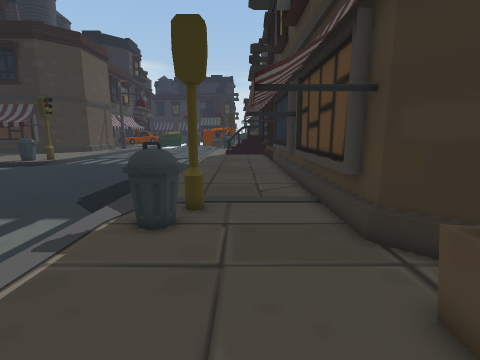
View 1 (above)

17 first-person views from a walk through a 3-D level made in the Unity game engine. The camera is 1.4 m above the floor, tilts 10° down and sees 85° across. The floor is counted in squares, 0.5 m on a side. Each view is taken from the middle of a square. On the plan, view 1 faces up. The plan holds only what a view shows up to about 19 squares ahead; the rest is blank. The place goes on beyond the plan. The player is left out. Some surface patterns are stand-ins.

View 2
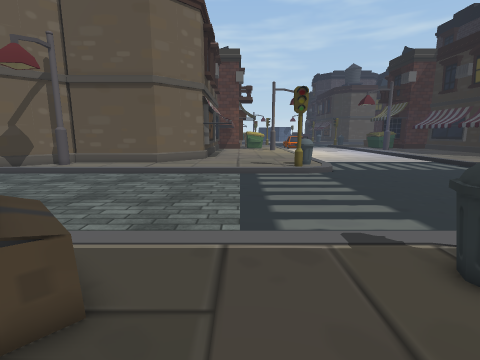

View 3
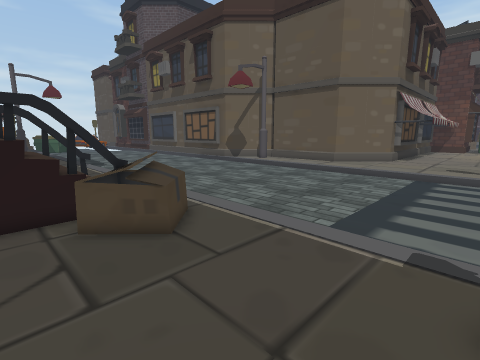

View 4
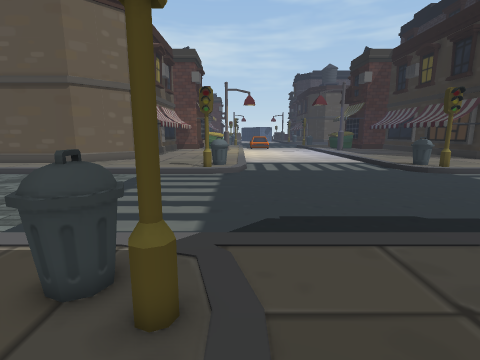

View 5
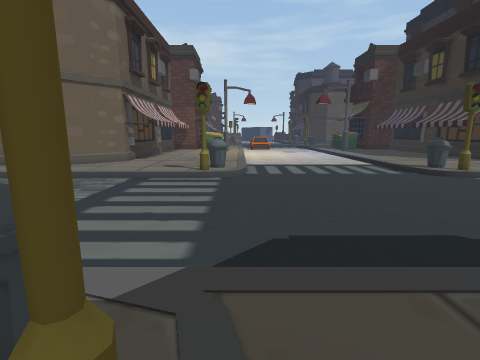

View 6
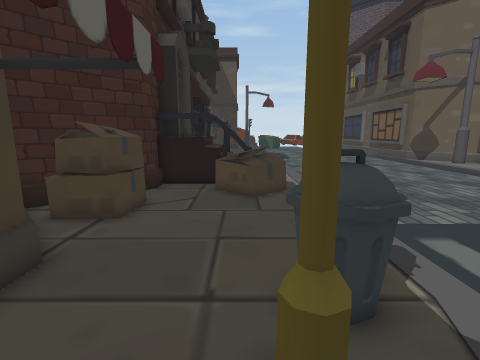

View 7
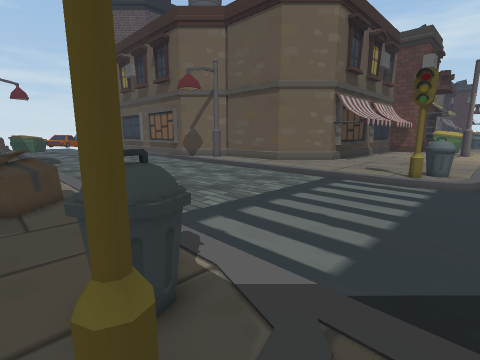

View 8
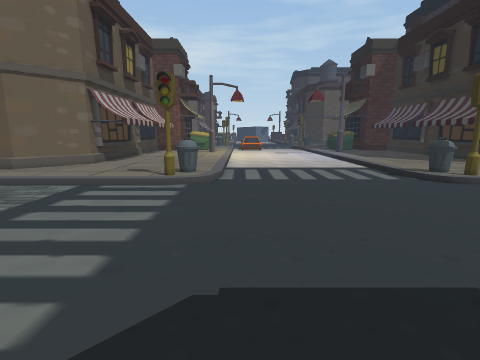

View 9
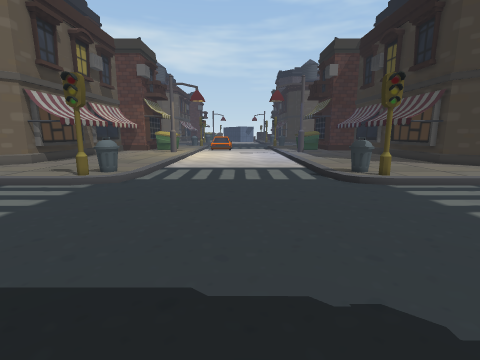

View 10
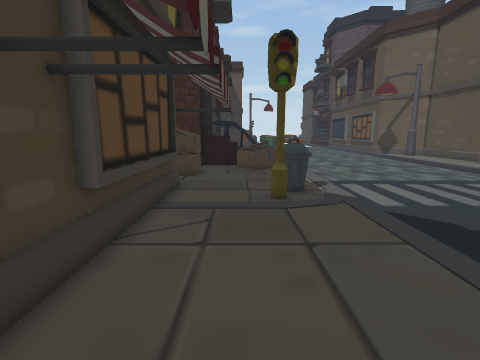

View 11
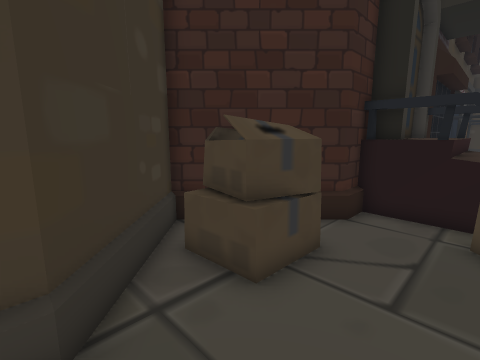

View 12
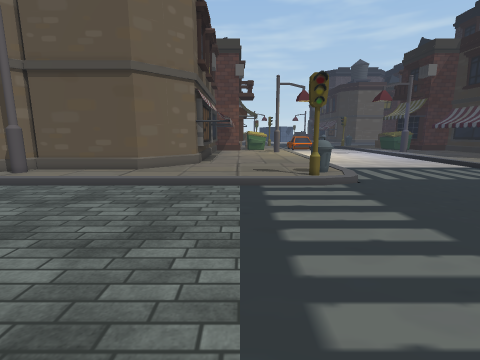

View 13
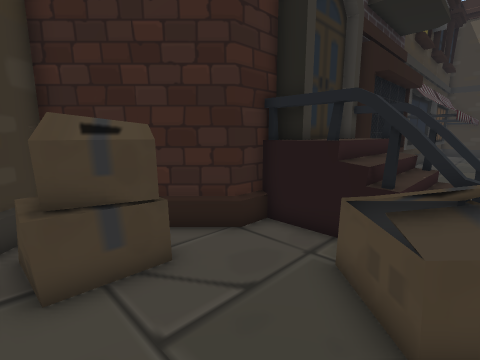

View 14
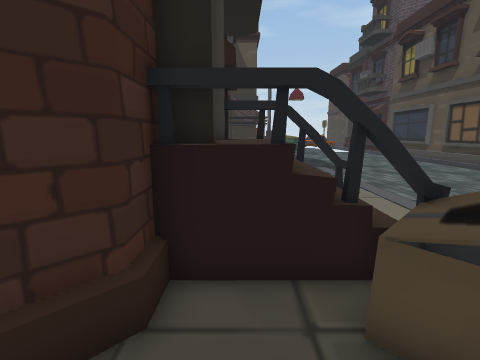

View 15
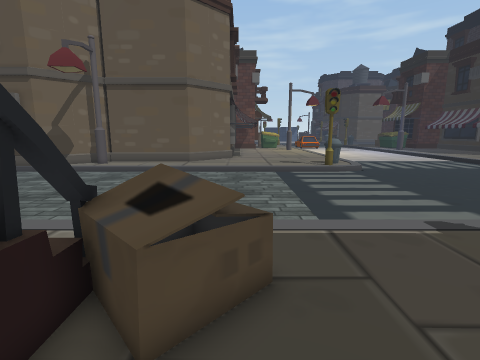

View 16
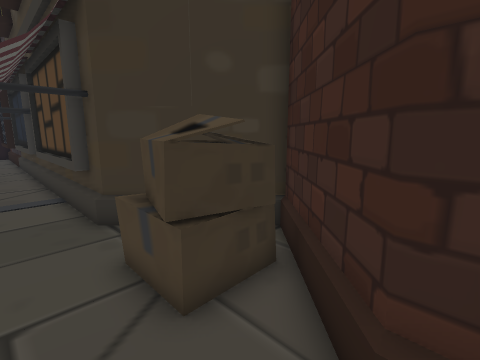

View 17
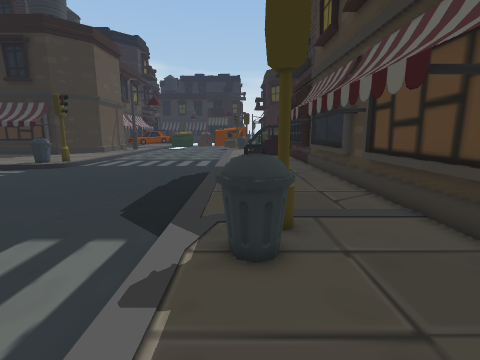

### Floor plan
Key: @ floor where view 1 was taken; # wall or solid block; x gap in a wall; . main floor; : floor 0.25 m higher than the main floor; + floor 0.75 m higher than the main floor; * floor 1 m higher than the main floor; % floor 1.25 m higher than the main floor; & floor 1.5 m higher than the main floor; / step, stairs or slope; = window, fence, low wall or low ledge; ^ raised ledge; B box.
Columns run from 25 left of view 1 to 7 right of it. Each row starts with its distance up from view 1.
 30     ::/....
 29    x#:/......
 28    ^::........
 27    =::.........
 26     :...........
 25     .............
 24     ..............
 23     ................       :#
 22     ................       :#
 21     ................     : :#
 20     ................/      :#
 19     ................/ :::: :##
 18     ................//::::::##
 17     ................//:::::::#
 16     ................//:::: ::#
 15     ................//::::::##
 14     ................//:::: :##
 13     ................//:::: :#
 12     ................//::::::#
 11 :::///..............//::::::#
 10 ::==:/..............//:#=:::#
  9   ^^=:/............./:==::::##
  8   =x#:/............./=^^::::##
  7    :::/............./ x=:::::#
  6    :::/.............//:::::::##
  5    :::/.............//::::::::##
  4    :::/.............//::::::BBB##
  3    :::/.............//::::::BBB:#
  2    :::/.............//::::::BBB:#
  1    :::/.............//::::::BBB##
  0    :::/.............//:BB@::::##
 -1    :::/.............//BBBB:::##
 -2    :::/.............//BBBB:::#
 -3    :::/.............// ####=##
 -4    :::/............ //  +*%&#
 -5    :::/............ //   *%&#
 -6    :::/............ //: +*%&#
 -7    :::/............ //:=#####
 -8    :::/........ ... //  ##

Where each view was taken, in squares from view 1:
view 1: 0 up, 0 right, facing up
view 2: 3 up, 2 right, facing left
view 3: 7 up, 2 right, facing down-left
view 4: 11 up, 2 right, facing left
view 5: 11 up, 0 right, facing left
view 6: 12 up, 1 left, facing down
view 7: 12 up, 1 left, facing down-left
view 8: 13 up, 3 left, facing left
view 9: 19 up, 3 left, facing left
view 10: 21 up, 0 right, facing down
view 11: 7 up, 0 right, facing down-right
view 12: 3 up, 3 left, facing left
view 13: 4 up, 2 left, facing down-right
view 14: 2 up, 2 right, facing down
view 15: 0 up, 3 right, facing left
view 16: 2 down, 1 right, facing up-right
view 17: 2 up, 3 left, facing up
